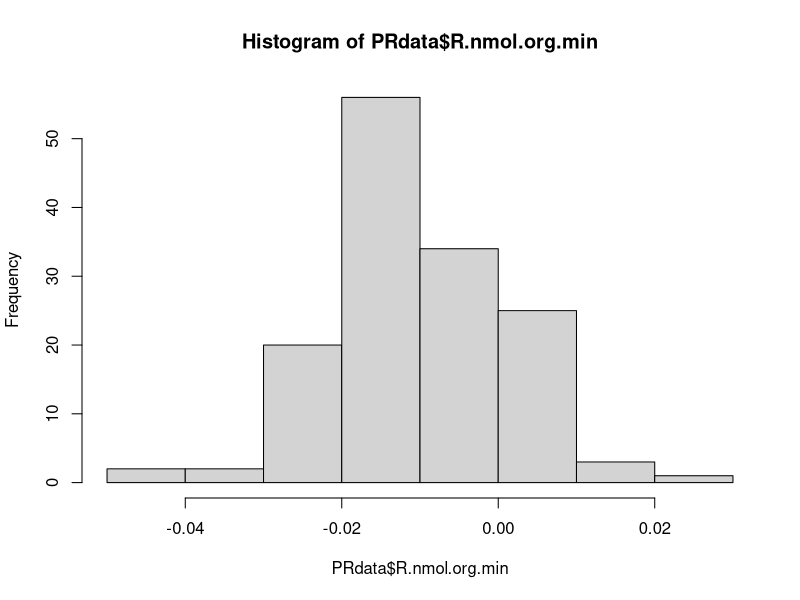
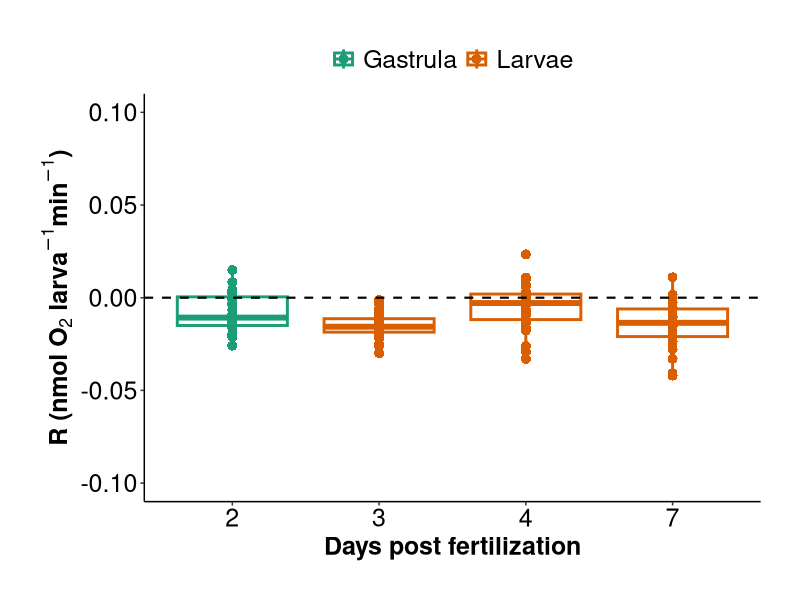

The R source for these figures, in order: (Note: this script raises an error after producing the figures.)
## ---- chunk 1
rm(list=ls(all=TRUE)) 
## ---- chunk 2
## install packages if you dont already have them in your library
if ("tidyverse" %in% rownames(installed.packages()) == 'FALSE') install.packages('tidyverse') 
if ("car" %in% rownames(installed.packages()) == 'FALSE') install.packages('car') 
if ("lme4" %in% rownames(installed.packages()) == 'FALSE') install.packages('lme4') 
if ("lmerTest" %in% rownames(installed.packages()) == 'FALSE') install.packages('lmerTest') 
if ("scales" %in% rownames(installed.packages()) == 'FALSE') install.packages('scales') 
if ("cowplot" %in% rownames(installed.packages()) == 'FALSE') install.packages('cowplot') 
if ("ggplot2" %in% rownames(installed.packages()) == 'FALSE') install.packages('ggplot2') 
if ("effects" %in% rownames(installed.packages()) == 'FALSE') install.packages('effects') 

#load packages
library("ggplot2")
library("tidyverse")
library('car')
library('lme4')
library('lmerTest')
library('scales')
library('cowplot')
library('effects')
## ---- chunk 3
PRdata<-read.csv("../../Ahya2020/Output/Respiration/oxygen_P_R_calc.csv") #load data
## ---- chunk 4
#remove all rows of wells that did not have samples or blanks
PRdata<-PRdata[!is.na(PRdata$Type),]

#format columns
PRdata$dpf<-as.factor(PRdata$dpf)

## ---- chunk 5
PRdata$ratio<-(PRdata$GP.nmol.org.min)/abs(PRdata$R.nmol.org.min) #calculate ratio with absolute values
#remove outliers detected by values of P:R ratio data
## ---- chunk 6
hist(PRdata$R.nmol.org.min)
## ---- chunk 7
Rplot1<-ggplot(data=PRdata, aes(x=dpf, y=R.nmol.org.min, colour=Stage, group=interaction(Stage, dpf))) +
  geom_boxplot(position=position_dodge(0.9), lwd=1)+
  geom_jitter(shape=16, position=position_dodge(0.9), size=3)+
  geom_hline(yintercept=0, linetype="dashed", color="black", size=0.75)+
  scale_color_brewer(palette = "Dark2", breaks=c("Gastrula", "Larvae"))+
  scale_y_continuous(limits=c(-0.1, 0.1), labels = scales::number_format(accuracy = 0.01, decimal.mark = '.'))+
  xlab("Days post fertilization")+
  ylab(expression(bold(paste("R (nmol ", O[2], " larva"^-1, "min"^-1, ")")))) +
  theme_classic() +
  theme(text = element_text(size = 18, color="black"),
        axis.text = element_text(size = 18, color="black"), 
        legend.position = "top",
        axis.title = element_text(size = 18, color="black", face="bold"), 
        legend.title=element_blank(), 
        legend.text = element_text(size=18), 
        plot.margin=unit(c(1,1,1,1), "cm"), 
        axis.title.y = element_text(margin = margin(t = 0, r = 1, b = 0, l = 1)), 
        axis.title.x = element_text(margin = margin(t = 3, r = 0, b = 0, l = 0)));Rplot1

Rplot2<-Rplot1+theme(legend.position="none")

ggsave("../../Ahya2020/Figures/Respiration/ahya_R.pdf", plot=Rplot1, height=8, width=7, units = c("in"), dpi=300) #output figure
## ---- chunk 8
meanR <- plyr::ddply(PRdata, c("Stage", "dpf"), summarise,
                   N    = length(R.nmol.org.min[!is.na(R.nmol.org.min)]),
                   mean = mean(R.nmol.org.min, na.rm=TRUE),
                   sd   = sd(R.nmol.org.min, na.rm=TRUE),
                   se   = sd / sqrt(N)
); meanR
## ---- chunk 9
hist(PRdata$P.nmol.org.min)
## ---- chunk 10
Pplot1<-ggplot(data=PRdata, aes(x=dpf, y=P.nmol.org.min, colour=Stage, group=interaction(Stage, dpf))) +
  geom_boxplot(position=position_dodge(0.9), lwd=1)+
  geom_jitter(shape=16, position=position_dodge(0.9), size=3)+
  geom_hline(yintercept=0, linetype="dashed", color="black", size=0.75)+
  scale_color_brewer(palette = "Dark2", breaks=c("Gastrula", "Larvae"))+
  scale_y_continuous(limits=c(-0.1, 0.3), labels = scales::number_format(accuracy = 0.01, decimal.mark = '.'))+
  xlab("Days post fertilization")+
  ylab(expression(bold(paste("Net P (nmol ", O[2], " larva"^-1, "min"^-1, ")")))) +
  theme_classic() +
  theme(text = element_text(size = 18, color="black"),
        axis.text = element_text(size = 18, color="black"), 
        legend.position = "right",
        axis.title = element_text(size = 18, color="black", face="bold"), 
        legend.title=element_blank(), 
        legend.text = element_text(size=18), 
        plot.margin=unit(c(1,1,1,1), "cm"), 
        axis.title.y = element_text(margin = margin(t = 0, r = 1, b = 0, l = 1)), 
        axis.title.x = element_text(margin = margin(t = 3, r = 0, b = 0, l = 0))); Pplot1

Pplot2<-Pplot1+theme(legend.position="none")

ggsave("../../Ahya2020/Figures/Respiration/ahya_P.pdf", plot=Pplot2, height=8, width=7, units = c("in"), dpi=300) #output figure
## ---- chunk 11
meanP <- plyr::ddply(PRdata, c("Stage", "dpf"), summarise,
                   N    = length(P.nmol.org.min[!is.na(P.nmol.org.min)]),
                   mean = mean(P.nmol.org.min, na.rm=TRUE),
                   sd   = sd(P.nmol.org.min, na.rm=TRUE),
                   se   = sd / sqrt(N)
); meanP
## ---- chunk 12
hist(PRdata$GP.nmol.org.min)
## ---- chunk 13
GPplot1<-ggplot(data=PRdata, aes(x=dpf, y=GP.nmol.org.min, colour=Stage, group=interaction(Stage, dpf))) +
  geom_boxplot(position=position_dodge(0.9), lwd=1)+
  geom_jitter(shape=16, position=position_dodge(0.9), size=3)+
  geom_hline(yintercept=0, linetype="dashed", color="black", size=0.75)+
  scale_color_brewer(palette = "Dark2", breaks=c("Gastrula", "Larvae"))+
  scale_y_continuous(limits=c(-0.1, 0.3), labels = scales::number_format(accuracy = 0.01, decimal.mark = '.'))+
  xlab("Days post fertilization")+
  ylab(expression(bold(paste("Gross P (nmol ", O[2], " larva"^-1, "min"^-1, ")")))) +
  theme_classic() +
  theme(text = element_text(size = 18, color="black"),
        axis.text = element_text(size = 18, color="black"), 
        legend.position = "right",
        axis.title = element_text(size = 18, color="black", face="bold"), 
        legend.title=element_blank(), 
        legend.text = element_text(size=18), 
        plot.margin=unit(c(1,1,1,1), "cm"), 
        axis.title.y = element_text(margin = margin(t = 0, r = 1, b = 0, l = 1)), 
        axis.title.x = element_text(margin = margin(t = 3, r = 0, b = 0, l = 0))); GPplot1

GPplot2<-GPplot1+theme(legend.position="none") 

ggsave("../../Ahya2020/Figures/Respiration/ahya_GP.pdf", plot=GPplot2, height=8, width=7, units = c("in"), dpi=300) #output figure
## ---- chunk 14
meanGP <- plyr::ddply(PRdata, c("Stage", "dpf"), summarise,
                   N    = length(GP.nmol.org.min[!is.na(GP.nmol.org.min)]),
                   mean = mean(GP.nmol.org.min, na.rm=TRUE),
                   sd   = sd(GP.nmol.org.min, na.rm=TRUE),
                   se   = sd / sqrt(N)
); meanGP
## ---- chunk 15
hist(PRdata$ratio)

PRdata<-PRdata%>%filter(ratio > -15 & ratio < 25)

hist(PRdata$ratio)
## ---- chunk 16
PRplot1<-ggplot(data=PRdata, aes(x=dpf, y=ratio, colour=Stage, group=interaction(Stage, dpf))) +
  geom_boxplot(position=position_dodge(0.9), lwd=1)+
  geom_jitter(shape=16, position=position_dodge(0.9), size=3)+
  scale_color_brewer(palette = "Dark2", breaks=c("Gastrula", "Larvae", "Juvenile"))+
  geom_hline(yintercept=1, linetype="dashed", color="black", size=0.75)+
  scale_y_continuous(limits=c(-15, 10), labels = scales::number_format(accuracy = 0.01, decimal.mark = '.'))+
  ylab(expression(bold(paste("P : R ")))) +
  xlab("Days Post Fertilization") +
  theme_classic() +
  theme(text = element_text(size = 18, color="black"),
        axis.text = element_text(size = 18, color="black"), 
        legend.position = "top",
        axis.title = element_text(size = 18, color="black", face="bold"), 
        legend.title=element_blank(), 
        legend.text = element_text(size=22), 
        plot.margin=unit(c(1,1,1,1), "cm"), 
        axis.title.y = element_text(margin = margin(t = 0, r = 1, b = 0, l = 1)), 
        axis.title.x = element_text(margin = margin(t = 3, r = 0, b = 0, l = 0))); PRplot1

PRplot2<-PRplot1+theme(legend.position="right") 

ggsave("../../Ahya2020/Figures/Respiration/ahya_PR.pdf", plot=PRplot1, height=8, width=8, units = c("in"), dpi=300) #output figure
## ---- chunk 17
meanPR <- plyr::ddply(PRdata, c("Stage", "dpf"), summarise,
                   N    = length(ratio[!is.na(ratio)]),
                   mean = mean(ratio, na.rm=TRUE),
                   sd   = sd(ratio, na.rm=TRUE),
                   se   = sd / sqrt(N)
); meanPR
## ---- chunk 18
ahya_respiration<-plot_grid(Rplot2, Pplot2, GPplot2, PRplot2, labels = c("A", "B", "C", "D"), label_size=18, ncol=4, nrow=1, rel_heights= c(1,1,1,1), rel_widths = c(0.75,0.75,0.75,1), align="h")

ggsave(filename="../../Ahya2020/Figures/Respiration/ahya_PR_panel.pdf", plot=ahya_respiration, dpi=300, width=24, height=6, units="in")
## ---- chunk 19
Rmodel1<-lmer(R.nmol.org.min~Stage*dpf + (1|Run/dpf), data=PRdata) #run nested within day
anova(Rmodel1, type="II")
## ---- chunk 20
qqPlot(residuals(Rmodel1))
hist(residuals(Rmodel1))
leveneTest(residuals(Rmodel1)~Stage * dpf, data=PRdata)
## ---- chunk 21
Pmodel1<-lmer(P.nmol.org.min~Stage*dpf + (1|Run/dpf), data=PRdata)
anova(Pmodel1, type="II")
## ---- chunk 22
qqPlot(residuals(Pmodel1))
hist(residuals(Pmodel1))
leveneTest(residuals(Pmodel1)~Stage * dpf, data=PRdata)
## ---- chunk 23
GPmodel1<-lmer(GP.nmol.org.min~Stage*dpf + (1|Run/dpf), data=PRdata)
anova(GPmodel1, type="II")
## ---- chunk 24
qqPlot(residuals(GPmodel1))
hist(residuals(GPmodel1))
leveneTest(residuals(GPmodel1)~Stage * dpf, data=PRdata)
## ---- chunk 25
PRmodel1<-lmer(ratio~Stage*dpf + (1|Run/dpf), data=PRdata)
anova(PRmodel1, type="II")
## ---- chunk 26
qqPlot(residuals(PRmodel1))
hist(residuals(PRmodel1))
leveneTest(residuals(PRmodel1)~Stage * dpf, data=PRdata)
